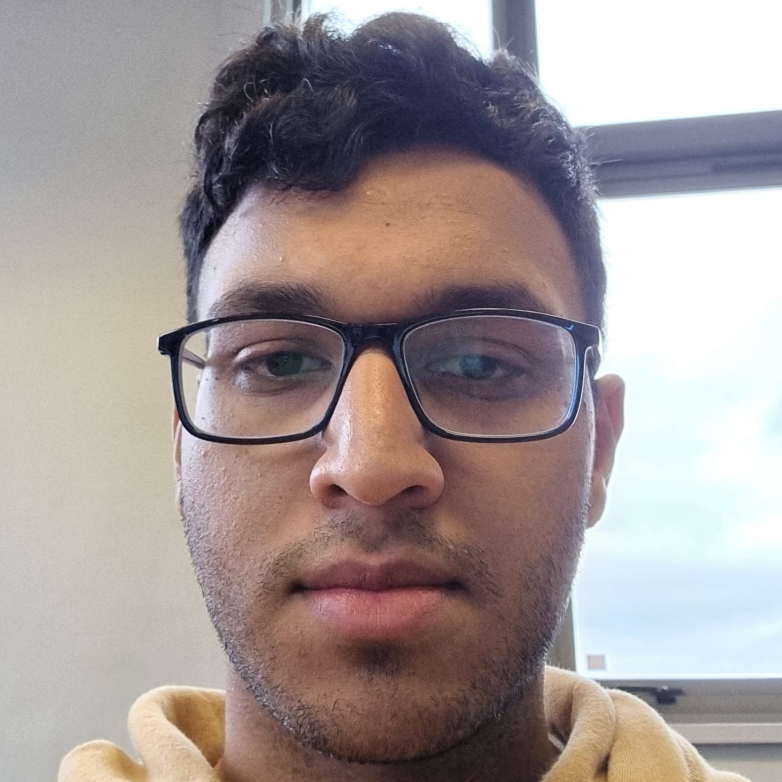
#> input picture Task 2 Images/Chamod head.jpeg, 1563 x 1563 px, given in place of Orginal image - lake.jpeg, which was not available (shown at 1/2 size)
$ python 'Task 1.3.py'
#> lines starting #> are read from the running program, lines starting #| are printed output that depends on the picture; pictures that were not available may be replaced by others from this repository, and a replacement may not be noted
### loading_data.py
import numpy as np
import matplotlib.pyplot as plt

def load_grey_image(image):
    """ possible inputs: gym, goosefair, goosefair bright, goosefair day, ghost, lake, original
    read the string input and assigns the image and then divide into rgb values

    Args:
        image (str): gym

    Returns:
        orginal_image
        greyscale_image
    """
#> called with image = 'lake'
    # read the image and divude the image into rgb values
    if image == 'gym':
        orginal_image = plt.imread(r'Images\Orginal image - gym.jpeg')

    if image == 'goosefair':
        orginal_image = plt.imread(r'Images\Orginal image - goosefair.jpeg')

    if image == 'goosefair bright':
        orginal_image = plt.imread(r'Images\Orginal image - goosefair bright.jpeg')

    if image == 'goosefair day':
        orginal_image = plt.imread(r'Images\Orginal image - goosefair day.jpeg')

    if image == 'ghost':
        orginal_image = plt.imread(r'Images\Orginal image - ghost.jpeg')

    if image == 'lake':
        orginal_image = plt.imread(r'Images\Orginal image - lake.jpeg')
#> orginal_image is the input picture: shape (1563, 1563, 3); mean R, G, B 162.7, 151.6, 150.7

    if image == 'original':
        orginal_image = plt.imread(r'Images\Orginal image.jpeg')
    r, g, b = orginal_image[:,:,0], orginal_image[:,:,1], orginal_image[:,:,2]
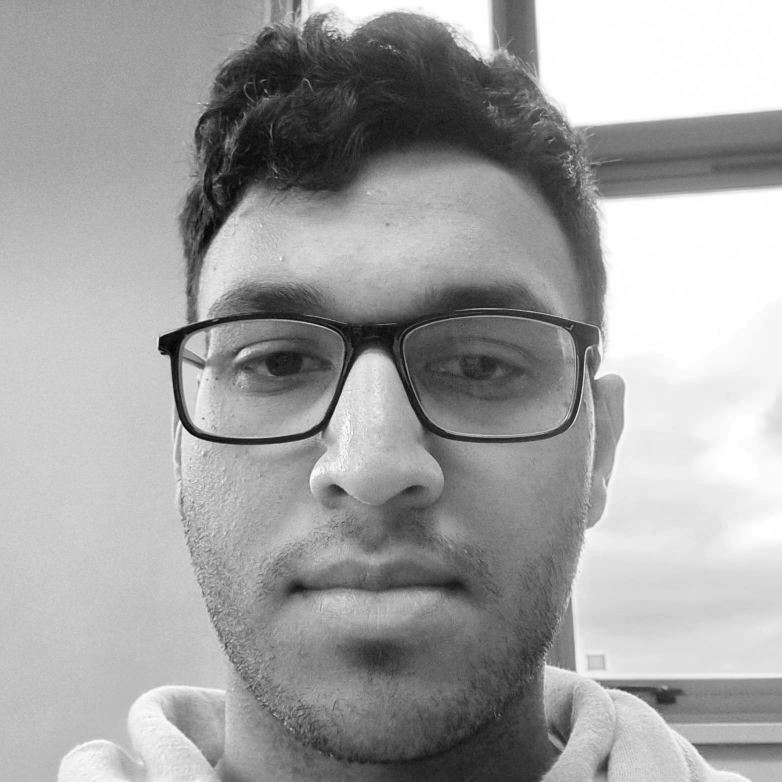
#> r: shape (1563, 1563) (shown at 1/2 size); min 0, max 255, mean 162.7
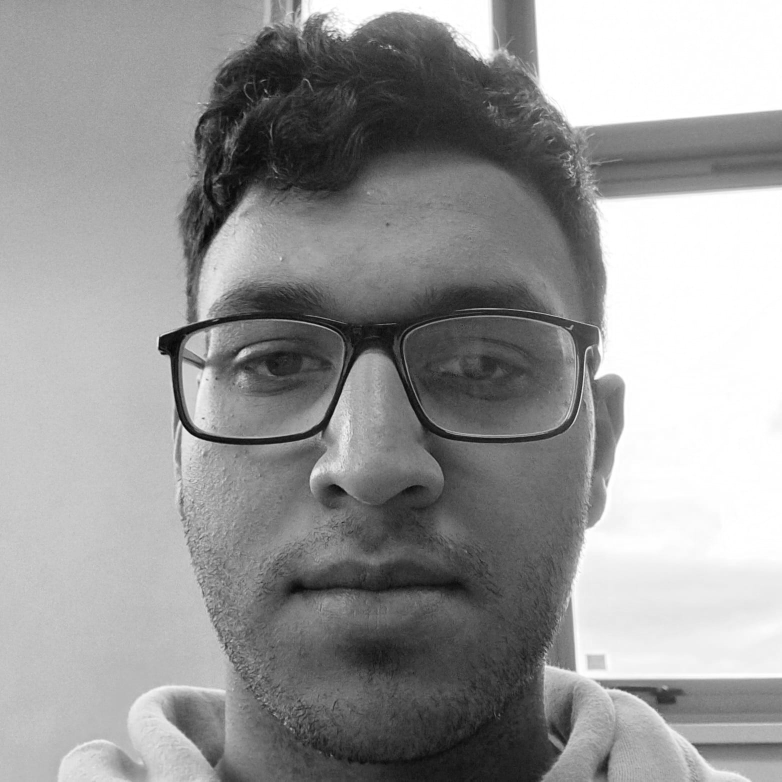
#> g: shape (1563, 1563) (shown at 1/2 size); min 0, max 255, mean 151.6
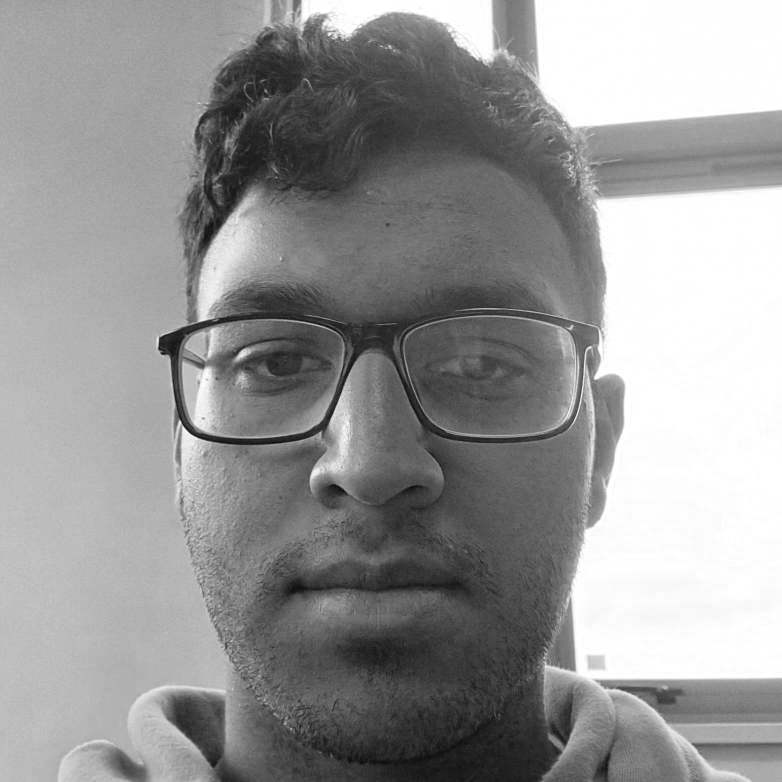
#> b: shape (1563, 1563) (shown at 1/2 size); min 2, max 255, mean 150.7

    # there are different ways to making the image greyscale,
    # the square root of the rgb values squared didn't produce images
    # that looked correct so this method was used using
    # https://stackoverflow.com/questions/12201577/how-can-i-convert-an-rgb-image-into-grayscale-in-python
    #greyscale_image = np.sqrt(r**2 + g**2 + b**2)

    #greyscale_image = 0.2989 * r + 0.5870 * g + 0.1140 * b
    greyscale_image = 0.33 * r + 0.5 * g + 0.166 * b
    greyscale_image = (greyscale_image / np.amax(greyscale_image)).astype(np.float64)

    return orginal_image, greyscale_image


# [13 lines left out: function load_affine_data, not called in this run]

### Task 1.3.py
import numpy as np
import matplotlib.pyplot as plt
from loading_data import load_grey_image
from scipy import ndimage

def convolution(image):
    # Horizontal Prewitt operator
    I_x = np.array([[-1,0,1],
    [-1,0,1],
    [-1,0,1]])

    # Vertical Prewitt operator
    I_y = np.array([[1,1,1],
    [0,0,0],
    [-1,-1,-1]])

    orginal_image, greyscale_image = load_grey_image(image=image)

    greyscale_image_I_x = ndimage.convolve(greyscale_image, I_x)
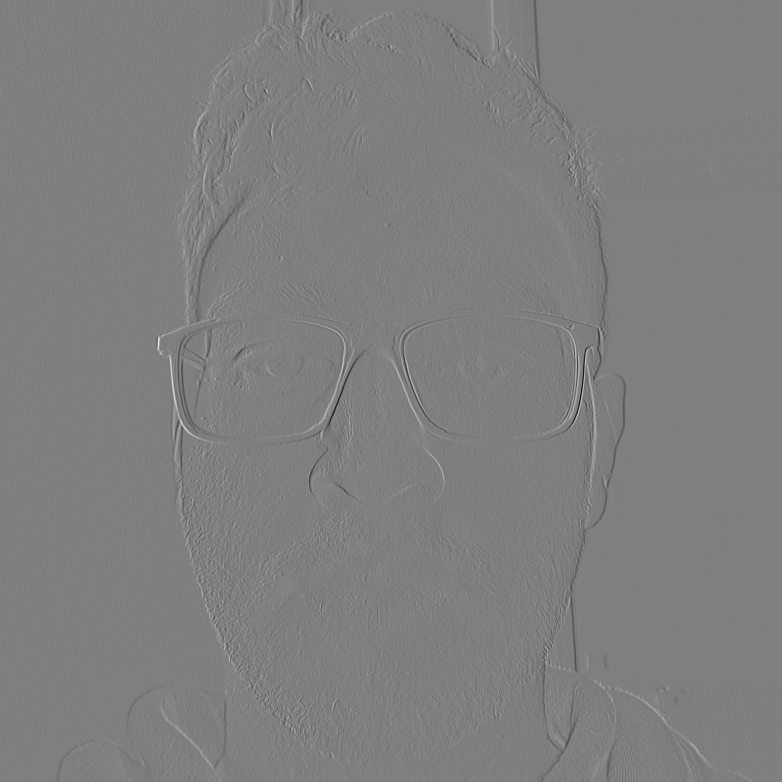
#> greyscale_image_I_x: shape (1563, 1563) float64 (shown at 1/2 size); min -1.97, max 1.97, mean -0.000553; drawn with min black and max white
    greyscale_image_I_y = ndimage.convolve(greyscale_image, I_y)

    greyscale_image_egde = greyscale_image_I_x + greyscale_image_I_y
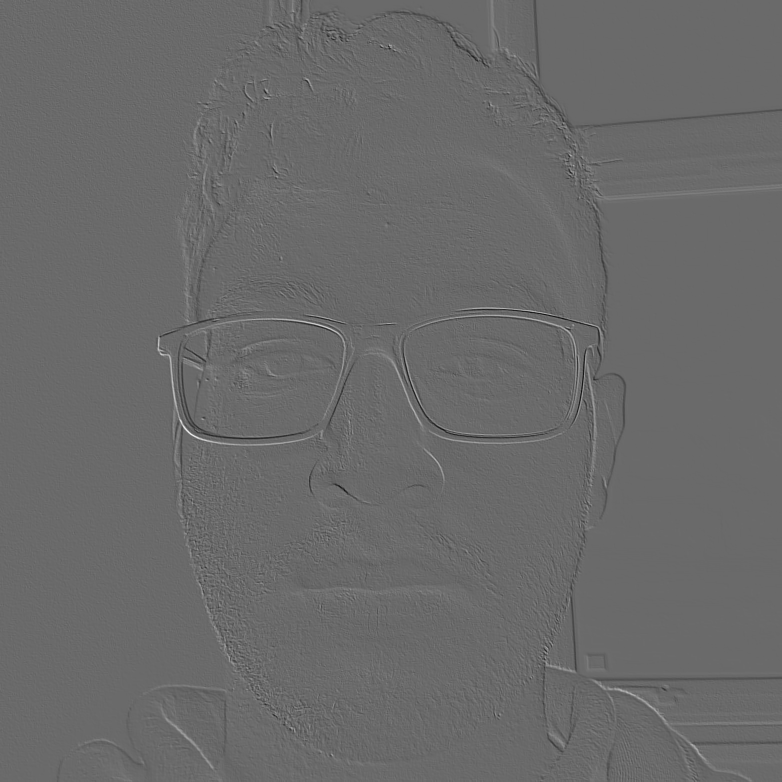
#> greyscale_image_egde: shape (1563, 1563) float64 (shown at 1/2 size); min -1.94, max 2.72, mean -0.00166; drawn with min black and max white

    N = 3 # num. of subplots
    fig, ax = plt.subplots(1, N)

    ax[0].imshow(orginal_image)
    ax[1].imshow(greyscale_image ,cmap='gray')
    ax[2].imshow(greyscale_image_egde, cmap='gray')

    # plotting infomation
    for i in range(0, N):
        ax[i].set_xticks([])
        ax[i].axes.get_yaxis().set_visible(False)

    # for producing report figure
    ax[0].set_xlabel('(a)')
    ax[1].set_xlabel('(b)')
    ax[2].set_xlabel('(c)')

    fig.savefig('Task 1 Images/edge_detection_image.jpeg')
    plt.show()

    return

# possible samples images are:
# original, ghost, goosefair, goosefair bright, goosefair day, gym, lake
convolution(image='lake')
